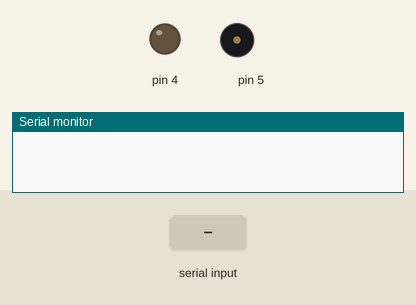
Simulated run of this sketch. Board: Arduino Uno, built with avr-gcc and run on an emulated ATmega328P. On the bench: output pins drawn as LEDs (lit = HIGH), buzzer (waves = sounding), the last lines printed to the serial monitor. The inputs (shaded band) are chosen by the test bench.

Above: at 1.2 s.
1.3 s: byte 169 (169) received over Serial
At 2.0 s:
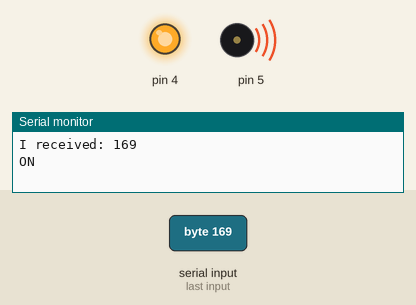
Timing chart, 0 to 4.3 s (numbered marks = the images above; inputs shaded):
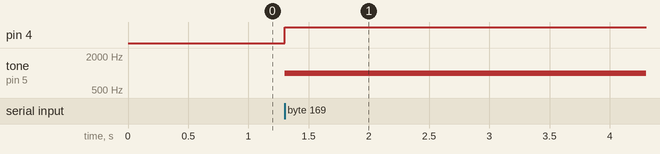

The sketch:

Arduino_Epul_Afiq_Reza.ino
```cpp
int incomingByte = 0;

void setup()
{
  Serial.begin(9600);
  pinMode(4, OUTPUT);
}

void loop()
{
  if(Serial.available() > 0)
  {
    incomingByte = Serial.read();

    // say what you got:
    Serial.print("I received: ");
    Serial.println(incomingByte, DEC);

    if(incomingByte == 169 && digitalRead(4)== LOW)
    {
      Serial.println("ON");
      digitalWrite(4, HIGH);
      tone(5, 1000);
    }
    else if(incomingByte == 169 && digitalRead(4)== HIGH)
    {
      Serial.println("OFF");
      digitalWrite(4, LOW);
      noTone(5);
    }
    /*
    if(incomingByte == 48)
    {
      Serial.println("OFF");
      digitalWrite(4, LOW);
      noTone(5);
    } */
  }
}
```

Measured:
- after the input at 1.3 s, pin 4: LOW → HIGH at once; tone on pin 5: silent → 1000 Hz at once
